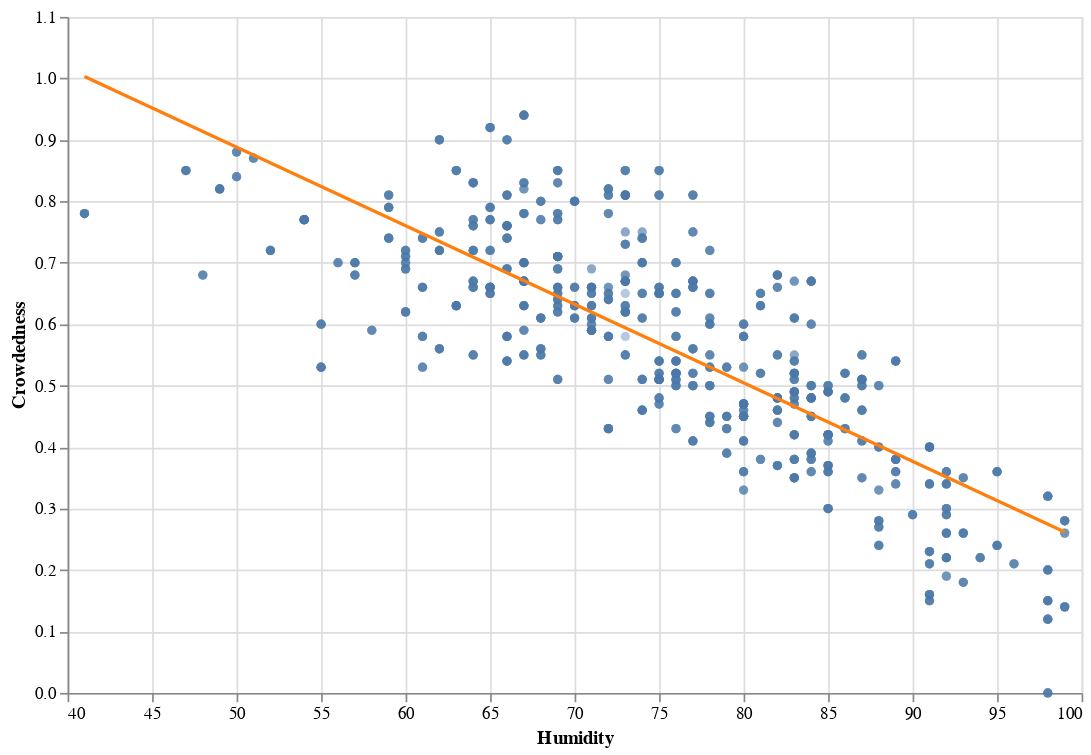

Here is the notebook cell this chart was saved with:
### Markdown cell above
Visualize linear regression model for winter

### Code cell
# Prepare data for prediction grid
summer_prediction_grid = golf_summer_train[['Humidity']].agg(['min', 'max'])
summer_preds = summer_prediction_grid.assign(
    predicted=lm_summer.predict(summer_prediction_grid)
)

# Visualization using Altair
all_points_summer = alt.Chart(golf_summer_train).mark_circle(opacity=0.4).encode(
    x=alt.X("Humidity")
        .scale(zero=False)
        .title("Humidity"),
    y=alt.Y("Crowdedness")
        .scale(zero=False)
        .title("Crowdedness")
)

# Line chart of predictions
summer_preds_plot = all_points_summer + alt.Chart(summer_preds).mark_line(
    color="#ff7f0e"
).encode(
    x="Humidity",
    y="predicted"
).properties(width=600, height=400)

summer_preds_plot

### Figure 1 — Vega-Lite specification as saved in the notebook (floating-point values rounded to 4 significant figures; data arrays with more than 128 entries replaced by an {"elided": "..."} marker saying what was removed)
{"config": {"view": {"continuousWidth": 300, "continuousHeight": 300}}, "layer": [{"data": {"name": "data-9e8372468c81828fcc1d2a8d6fc5715c"}, "mark": {"type": "circle", "opacity": 0.4}, "encoding": {"x": {"field": "Humidity", "scale": {"zero": false}, "title": "Humidity", "type": "quantitative"}, "y": {"field": "Crowdedness", "scale": {"zero": false}, "title": "Crowdedness", "type": "quantitative"}}}, {"data": {"name": "data-9c0722118a2eba8ce55fc1b633ff00c9"}, "mark": {"type": "line", "color": "#ff7f0e"}, "encoding": {"x": {"field": "Humidity", "type": "quantitative"}, "y": {"field": "predicted", "type": "quantitative"}}}], "height": 400, "width": 600, "$schema": "https://vega.github.io/schema/vega-lite/v5.16.3.json", "datasets": {"data-9e8372468c81828fcc1d2a8d6fc5715c": {"elided": "1480 records"}, "data-9c0722118a2eba8ce55fc1b633ff00c9": [{"Humidity": 41, "predicted": 1.003}, {"Humidity": 99, "predicted": 0.2619}]}}
